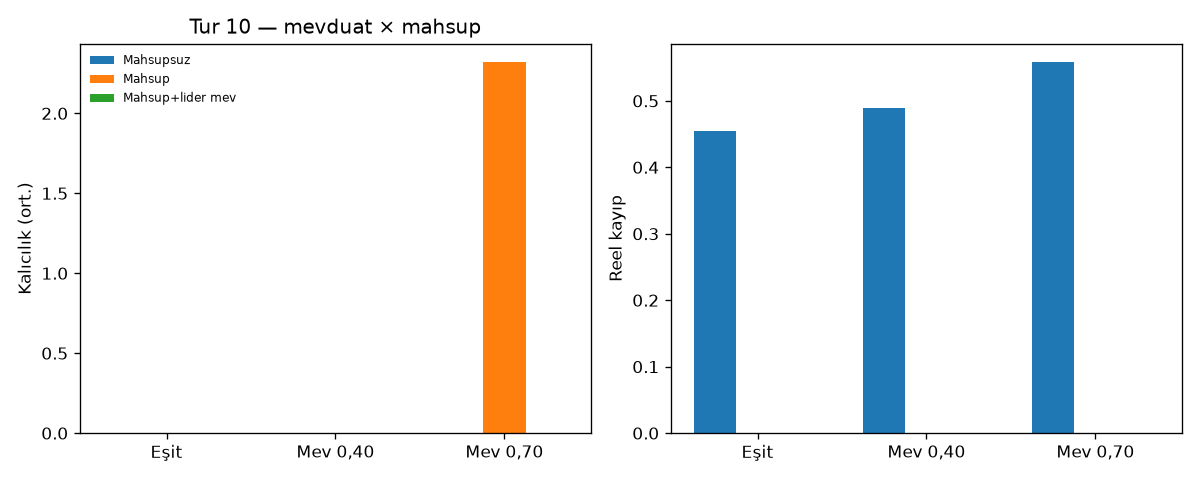

Generate this figure with Python:
"""Tur 10: mevduat konsantrasyonu x mahsup x lider mevduat dagitimi.

150 firma, TCMB 2026-Q1. Servis ve alacak esit (1/N). MC 50, tohum TOHUM+14000+s.
FX cevrilemez, pi aylik 0.0225 (Ocak 2026 TÜFE).

Hucreler: esit, mev ust10 0.40, mev ust10 0.70.
Kol: yok | optimal mahsup | lider mev dagit + mahsup.

Destek mev: ms40 vs ms70 kalicilik (yok kol) medyan fark >= 2, tek yanli p<0.05.
Destek lider: mahsup - mahsup_lider kal medyan >= 2, p<0.05 (esli).
Reel ve kucuk fazla < 0.05 ise 'FX/zayif halka mahsupla kapanmiyor' elenmez.
"""

from __future__ import annotations

import json
import os
from pathlib import Path

import matplotlib

matplotlib.use("Agg")
import matplotlib.pyplot as plt
import numpy as np
import pandas as pd
from scipy.stats import spearmanr, wilcoxon

import odeme_zinciri as oz
from odeme_dagilim import ISARET, N_FIRMA, agirlik, kos, stok_yukle
from odeme_gercek import ESIK_VALF, tufe_yoy
from odeme_kons7 import ag_kur_v2
from odeme_kons8 import lider_dagit, metrikler, wilcoxon_paired
from odeme_mahsup import mahsup_paket, paket_to_ag, statik_teshis

KOK = Path(__file__).resolve().parent
N_MC = 8 if os.environ.get("ODEME_SMOKE") else 50
SEED0 = oz.TOHUM + 14000
HUCRELER = ("esit", "mev40", "mev70")
MEV_HEDEF = {"esit": 0.10, "mev40": 0.40, "mev70": 0.70}
KOLLAR = ("yok", "mahsup", "mahsup_lider")


def agirlikler(s: int, hucre: str) -> tuple[np.ndarray, np.ndarray, np.ndarray]:
    eq = np.full(N_FIRMA, 1.0 / N_FIRMA)
    if hucre == "esit":
        return eq.copy(), eq.copy(), eq.copy()
    mev_w = agirlik(N_FIRMA, MEV_HEDEF[hucre], SEED0 + s)
    return mev_w, eq.copy(), eq.copy()


def pi_aylik() -> float:
    t = tufe_yoy()
    return float((1.0 + t["yoy"]) ** (1.0 / 12.0) - 1.0)


def pak_hazir(stok, mev_w, srv_w, alac_w, kol: str) -> tuple[dict, dict, dict]:
    """Brut ozet, statik teshis, kosulacak pak."""
    if kol == "mahsup_lider":
        lider = int(np.argmax(mev_w))
        mev_w = lider_dagit(mev_w, lider)
    pak0 = ag_kur_v2(stok, mev_w, srv_w, alac_w)
    ag0 = paket_to_ag(pak0)
    brut_once = ag0.brut_borc()
    if kol == "yok":
        return pak0, {"brut_once": brut_once, "brut_sonra": brut_once, "silinen_oran": 0.0}, statik_teshis(ag0)
    pak_m, oz, _, ag1 = mahsup_paket(pak0, "optimal")
    return pak_m, {
        "brut_once": oz["brut_once"],
        "brut_sonra": oz["brut_sonra"],
        "silinen_oran": oz["silinen_oran"],
    }, statik_teshis(ag1)


def hucre_kos(stok, hucre: str, kol: str, pi: float) -> pd.DataFrame:
    rows = []
    hedef = MEV_HEDEF[hucre]
    for s in range(N_MC):
        mev_w, srv_w, alac_w = agirlikler(s, hucre)
        pak_ref = ag_kur_v2(stok, mev_w, srv_w, alac_w)
        pak_run, brut, stat = pak_hazir(stok, mev_w, srv_w, alac_w, kol)
        h, _, yavas = kos(pak_run, pi, True)
        v0 = float(pak_ref["net"]["w0"].sum())
        rows.append(
            {
                "hucre": hucre,
                "kol": kol,
                "mev_hedef": hedef,
                "s": s,
                **brut,
                **stat,
                **metrikler(h, yavas, pak_run, v0),
            }
        )
    return pd.DataFrame(rows)


def kontrol(stok) -> dict:
    u = np.full(N_FIRMA, 1.0 / N_FIRMA)
    pak = ag_kur_v2(stok, u, u.copy(), u.copy())
    h0, _, y0 = kos(pak, 0.0, False)
    v0 = float(pak["net"]["w0"].sum())
    return {"soksuz": metrikler(h0, y0, pak, v0)}


def ozet_df(df: pd.DataFrame) -> dict:
    faz = df["fazla"].dropna()
    return {
        "brut_once": float(df["brut_once"].mean()),
        "brut_sonra": float(df["brut_sonra"].mean()),
        "silinen_oran": float(df["silinen_oran"].mean()),
        "kal": float(df["kal"].mean()),
        "reel": float(df["reel"].mean()),
        "yk_med": float(df["yk_med"].mean()),
        "fazla_med": float(faz.median()) if faz.size else float("nan"),
        "p_fazla_05": float((faz >= 0.05).mean()) if faz.size else float("nan"),
        "temerrut": float(df["temerrut"].mean()),
        "kilitli": float(df["kilitli"].mean()),
        "batik": float(df["batik"].mean()),
    }


def grafik(tablo: pd.DataFrame, dosya: Path) -> None:
    ad = ["Eşit", "Mev 0,40", "Mev 0,70"]
    x = np.arange(3)
    w = 0.25
    fig, ax = plt.subplots(1, 2, figsize=(10, 4))
    for i, kol in enumerate(KOLLAR):
        sub = tablo[tablo.kol == kol].set_index("hucre")
        kal = [sub.loc[h, "kal"] if h in sub.index else 0 for h in HUCRELER]
        reel = [sub.loc[h, "reel"] if h in sub.index else 0 for h in HUCRELER]
        off = (i - 1) * w
        lbl = {"yok": "Mahsupsuz", "mahsup": "Mahsup", "mahsup_lider": "Mahsup+lider mev"}[kol]
        ax[0].bar(x + off, kal, width=w, label=lbl)
        ax[1].bar(x + off, reel, width=w, label=lbl)
    ax[0].set_xticks(x, ad)
    ax[0].set_ylabel("Kalıcılık (ort.)")
    ax[0].set_title("Tur 10 — mevduat × mahsup")
    ax[1].set_xticks(x, ad)
    ax[1].set_ylabel("Reel kayıp")
    ax[0].legend(frameon=False, fontsize=7)
    fig.tight_layout()
    fig.savefig(dosya, dpi=120)
    plt.close(fig)


def rapor(sonuc: dict, tablo: pd.DataFrame) -> str:
    k = sonuc["karar"]
    pi = sonuc["pi_aylik"]
    s = [
        "# Ödeme zinciri, tur 10: mevduat konsantrasyonu ve mahsup",
        "",
        sonuc["uyari"],
        "",
        "## Hüküm",
        "",
        sonuc["ozet"],
        "",
        "## Varsayımlar",
        "",
        f"150 firma. Servis ve alacak eşit (1/N). Mevduat üst %10 hedefleri 0,10 / 0,40 / 0,70. "
        f"Monte Carlo {N_MC}, tohum {SEED0}+s. FX çevrilemez, valf eşiği {ESIK_VALF}, π = {pi:.4f}. "
        "Mahsup+lider: lider mevduat payı eşit dağıtılır, ardından optimal mahsup.",
        "",
        f"Kontrol şoksuz: kalıcılık {k['soksuz_kal']:.2f}, reel {k['soksuz_reel']:.3f}.",
        "",
        f"Spearman mevduat hedefi – kalıcılık (mahsupsuz): {k.get('sp_mev_kal')} (kal sabitse tanımsız). "
        f"Mevduat – reel kayıp: {k['sp_mev_reel']:.3f} (p = {k['sp_mev_reel_p']:.4g}).",
        f"Mev konsantrasyonu kalıcılığı uzatır: {k['mev_destek']}. "
        f"Lider mevduat dağıtımı mahsup sonrası bloke kısaltır: {k['lider_destek']}. "
        f"FX/zayıf halka mahsupla kapanmıyor (elenmedi): {k['fx_zayif_elenmedi']}.",
        "",
        "## Hücre × kol",
        "",
        "| Hücre | Kol | Brüt önce | Brüt sonra | Kalıcılık | Reel | Küçük yavaş | Fazla medyan | P(fazla≥0,05) | Temerrüt | Kilitli | Batık |",
        "| --- | --- | ---: | ---: | ---: | ---: | ---: | ---: | ---: | ---: | ---: | ---: |",
    ]
    for _, r in tablo.iterrows():
        s.append(
            f"| {r.hucre} | {r.kol} | {r.brut_once:.2f} | {r.brut_sonra:.2f} | {r.kal:.2f} | {r.reel:.3f} | "
            f"{r.yk_med:.3f} | {r.fazla_med:.3f} | {r.p_fazla_05:.2f} | {r.temerrut:.1f} | {r.kilitli:.1f} | {r.batik:.1f} |"
        )
    s.extend(["", "## Mahsup+lider − mahsup (Wilcoxon eşli, medyan fark)", ""])
    for hucre in HUCRELER:
        f = k["lider_fark"].get(hucre, {})
        s.append(
            f"- **{hucre}**: Δkal {f.get('kal_med', float('nan')):.2f}, p = {f.get('kal_p', float('nan')):.4g}; "
            f"Δreel {f.get('reel_med', float('nan')):.3f}."
        )
    s.extend(["", "Tekrar: `python3 odeme_zinciri.py`.", "", "Dosyalar: `odeme_kons10_hucre.csv`, `odeme_kons10.png`, `odeme_kons10_sonuc.json`.", ""])
    return "\n".join(s)


def hukum(k: dict) -> str:
    p = [
        f"Kontrol şoksuz kalıcılık {k['soksuz_kal']:.2f}, reel {k['soksuz_reel']:.3f}.",
        f"Spearman mevduat–reel (mahsupsuz) {k['sp_mev_reel']:.3f} (p = {k['sp_mev_reel_p']:.3g}).",
    ]
    if k["mev_destek"]:
        p.append(
            f"Mevduat 0,40 → 0,70 (mahsupsuz) kalıcılık medyan fark {k['mev_kal_fark']:.2f} periyot "
            f"(p = {k['mev_kal_p']:.3g}). Mevduat konsantrasyonu kalıcılığı uzatır desteklenir."
        )
    else:
        p.append(
            f"Mevduat 0,40 → 0,70 fark medyan {k['mev_kal_fark']:.2f}, p = {k['mev_kal_p']:.3g}; "
            "konsantrasyon–kalıcılık iddiası bu turda desteklenmedi."
        )
    if k["lider_destek"]:
        p.append(
            "Mahsup sonrası lider mevduat dağıtımı, yalnız mahsupa göre kalıcılığı anlamlı kısaltıyor "
            f"(en az bir hücrede Δkal medyan ≥ 2, p < 0,05)."
        )
    else:
        p.append(
            "Lider mevduat dağıtımı: önceden kayıtlı medyan ≥ 2 eşiği tutmadı "
            f"(mev70 mahsup ort. kal {k.get('mev70_kal_mahsup', float('nan')):.2f} → lider {k.get('mev70_kal_lider', float('nan')):.2f}, "
            f"eşli p = {k['lider_fark'].get('mev70', {}).get('kal_p', float('nan')):.3g})."
        )
    if k["fx_zayif_elenmedi"]:
        p.append("Mahsup kolunda reel kayıp ve küçük fazla 0,05 altında; 'FX/zayıf halka mahsupla kapanmıyor' elenmedi.")
    else:
        p.append("Mahsup sonrası reel veya fazla 0,05 üstüne çıkıyor; 'kapanmıyor' iddiası zayıflar.")
    return " ".join(p)


def _wilcoxon_greater(a, b):
    d = np.asarray(a, float) - np.asarray(b, float)
    d = d[np.isfinite(d)]
    if d.size == 0 or np.allclose(d, 0):
        return 1.0, 0.0
    try:
        p = float(wilcoxon(d, alternative="greater").pvalue)
    except ValueError:
        p = 1.0
    return p, float(np.median(d))


def main_kons10() -> None:
    stok = stok_yukle()
    pi = pi_aylik()
    print("kons10", N_MC, "seed", SEED0, "pi", f"{pi:.4f}", flush=True)
    dfs: dict[tuple[str, str], pd.DataFrame] = {}
    satir = []
    for hucre in HUCRELER:
        for kol in KOLLAR:
            df = hucre_kos(stok, hucre, kol, pi)
            dfs[(hucre, kol)] = df
            o = ozet_df(df)
            satir.append({"hucre": hucre, "kol": kol, **o})
            print(f"{hucre} {kol:14s} kal={o['kal']:.2f} reel={o['reel']:.3f}", flush=True)

    tablo = pd.DataFrame(satir)
    tablo.to_csv(KOK / "odeme_kons10_hucre.csv", index=False)
    grafik(tablo, KOK / "odeme_kons10.png")

    kon = kontrol(stok)
    y40 = dfs[("mev40", "yok")]["kal"].values
    y70 = dfs[("mev70", "yok")]["kal"].values
    try:
        p_mev = float(wilcoxon(y70, y40, alternative="greater").pvalue)
    except ValueError:
        p_mev = 1.0
    mev_fark = float(np.median(y70) - np.median(y40))
    mev_destek = bool(mev_fark >= 2.0 and p_mev < 0.05)

    yok_all = pd.concat([dfs[(h, "yok")] for h in HUCRELER], ignore_index=True)
    if yok_all["kal"].nunique() > 1:
        sp, sp_p = spearmanr(yok_all["mev_hedef"], yok_all["kal"])
    else:
        sp, sp_p = float("nan"), float("nan")
    sp_reel, sp_reel_p = spearmanr(yok_all["mev_hedef"], yok_all["reel"])

    lider_fark = {}
    lider_destek = False
    for hucre in HUCRELER:
        m = dfs[(hucre, "mahsup")]
        ml = dfs[(hucre, "mahsup_lider")]
        p_k, d_k = _wilcoxon_greater(m["kal"], ml["kal"])
        p_r, d_r = _wilcoxon_greater(m["reel"], ml["reel"])
        lider_fark[hucre] = {"kal_med": d_k, "kal_p": p_k, "reel_med": d_r, "reel_p": p_r}
        if d_k >= 2.0 and p_k < 0.05:
            lider_destek = True

    mahsup_all = pd.concat([dfs[(h, "mahsup")] for h in HUCRELER], ignore_index=True)
    reel_m = float(mahsup_all["reel"].mean())
    faz_m = float(mahsup_all["fazla"].median()) if mahsup_all["fazla"].notna().any() else float("nan")
    fx_zayif_elenmedi = bool(reel_m < 0.05 and (not np.isfinite(faz_m) or faz_m < 0.05))

    karar = {
        "soksuz_kal": kon["soksuz"]["kal"],
        "soksuz_reel": kon["soksuz"]["reel"],
        "mev70_kal_mahsup": float(dfs[("mev70", "mahsup")]["kal"].mean()),
        "mev70_kal_lider": float(dfs[("mev70", "mahsup_lider")]["kal"].mean()),
        "sp_mev_kal": float(sp) if np.isfinite(sp) else None,
        "sp_mev_kal_p": float(sp_p) if np.isfinite(sp_p) else None,
        "sp_mev_reel": float(sp_reel),
        "sp_mev_reel_p": float(sp_reel_p),
        "mev_destek": mev_destek,
        "mev_kal_fark": mev_fark,
        "mev_kal_p": p_mev,
        "lider_destek": lider_destek,
        "lider_fark": lider_fark,
        "fx_zayif_elenmedi": fx_zayif_elenmedi,
    }
    ozet_metin = hukum(karar)

    def _json_default(o):
        if isinstance(o, float) and (np.isnan(o) or np.isinf(o)):
            return None
        raise TypeError(type(o))

    sonuc = {
        "uyari": "Stoklar ölçülmüş (TCMB 2026-Q1). Kenar varsayım. Girdi-çıktı ve limit serisi yok.",
        "ozet": ozet_metin,
        "karar": karar,
        "kontrol": json.loads(json.dumps(kon, default=_json_default)),
        "pi_aylik": pi,
        "n_mc": N_MC,
        "seed0": SEED0,
    }
    (KOK / "odeme_kons10_sonuc.json").write_text(
        json.dumps(sonuc, ensure_ascii=False, indent=2, default=_json_default) + "\n",
        encoding="utf-8",
    )
    eski = (KOK / "ODEME_ZINCIRI.md").read_text(encoding="utf-8")
    if eski.startswith("# Ödeme zinciri, tur 10") and ISARET in eski:
        eski = eski.split(ISARET, 1)[1]
    (KOK / "ODEME_ZINCIRI.md").write_text(rapor(sonuc, tablo) + ISARET + eski, encoding="utf-8")
    print(ozet_metin)


if __name__ == "__main__":
    main_kons10()
